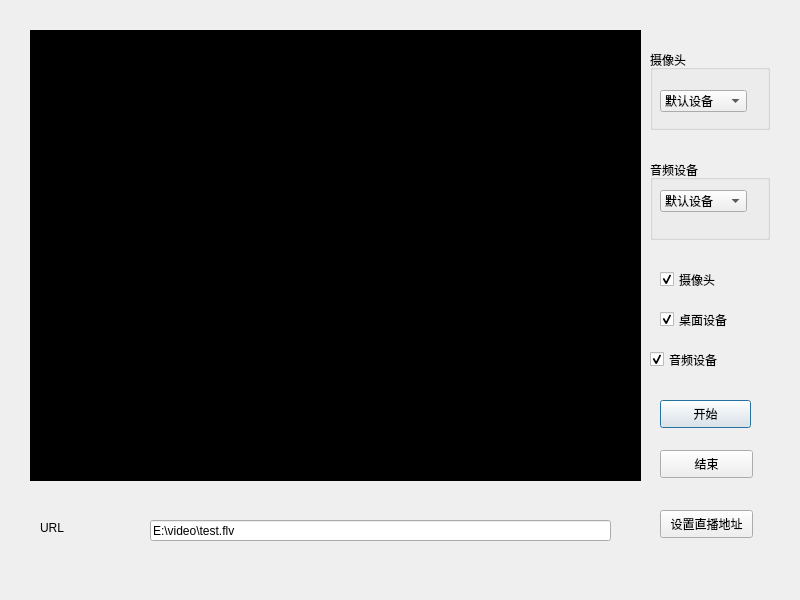
<?xml version="1.0" encoding="UTF-8"?>
<ui version="4.0">
 <class>Recorder_Dialog</class>
 <widget class="QDialog" name="Recorder_Dialog">
  <property name="geometry">
   <rect>
    <x>0</x>
    <y>0</y>
    <width>800</width>
    <height>600</height>
   </rect>
  </property>
  <property name="windowTitle">
   <string>Recorder_Dialog</string>
  </property>
  <widget class="QWidget" name="widget" native="true">
   <property name="geometry">
    <rect>
     <x>30</x>
     <y>30</y>
     <width>751</width>
     <height>551</height>
    </rect>
   </property>
   <widget class="QWidget" name="wig_show" native="true">
    <property name="geometry">
     <rect>
      <x>0</x>
      <y>0</y>
      <width>611</width>
      <height>451</height>
     </rect>
    </property>
    <property name="styleSheet">
     <string notr="true">background-color: rgb(0, 0, 0);</string>
    </property>
    <widget class="QLabel" name="lb_showimage">
     <property name="geometry">
      <rect>
       <x>60</x>
       <y>100</y>
       <width>481</width>
       <height>281</height>
      </rect>
     </property>
     <property name="text">
      <string/>
     </property>
    </widget>
   </widget>
   <widget class="QGroupBox" name="gb_car">
    <property name="geometry">
     <rect>
      <x>620</x>
      <y>20</y>
      <width>120</width>
      <height>80</height>
     </rect>
    </property>
    <property name="title">
     <string>摄像头</string>
    </property>
    <widget class="QComboBox" name="cbx_set">
     <property name="geometry">
      <rect>
       <x>10</x>
       <y>40</y>
       <width>87</width>
       <height>22</height>
      </rect>
     </property>
     <item>
      <property name="text">
       <string>默认设备</string>
      </property>
     </item>
    </widget>
   </widget>
   <widget class="QGroupBox" name="cb_music_2">
    <property name="geometry">
     <rect>
      <x>620</x>
      <y>130</y>
      <width>120</width>
      <height>80</height>
     </rect>
    </property>
    <property name="title">
     <string>音频设备</string>
    </property>
    <widget class="QComboBox" name="cbx_muset">
     <property name="geometry">
      <rect>
       <x>10</x>
       <y>30</y>
       <width>87</width>
       <height>22</height>
      </rect>
     </property>
     <item>
      <property name="text">
       <string>默认设备</string>
      </property>
     </item>
    </widget>
   </widget>
   <widget class="QCheckBox" name="cb_carm">
    <property name="geometry">
     <rect>
      <x>630</x>
      <y>240</y>
      <width>91</width>
      <height>19</height>
     </rect>
    </property>
    <property name="text">
     <string>摄像头</string>
    </property>
    <property name="checked">
     <bool>true</bool>
    </property>
   </widget>
   <widget class="QCheckBox" name="cb_table">
    <property name="geometry">
     <rect>
      <x>630</x>
      <y>280</y>
      <width>91</width>
      <height>19</height>
     </rect>
    </property>
    <property name="text">
     <string>桌面设备</string>
    </property>
    <property name="checked">
     <bool>true</bool>
    </property>
   </widget>
   <widget class="QCheckBox" name="cb_music">
    <property name="geometry">
     <rect>
      <x>620</x>
      <y>320</y>
      <width>91</width>
      <height>19</height>
     </rect>
    </property>
    <property name="text">
     <string>音频设备</string>
    </property>
    <property name="checked">
     <bool>true</bool>
    </property>
   </widget>
   <widget class="QPushButton" name="pb_start">
    <property name="geometry">
     <rect>
      <x>630</x>
      <y>370</y>
      <width>91</width>
      <height>28</height>
     </rect>
    </property>
    <property name="text">
     <string>开始</string>
    </property>
   </widget>
   <widget class="QPushButton" name="pb_end">
    <property name="geometry">
     <rect>
      <x>630</x>
      <y>420</y>
      <width>93</width>
      <height>28</height>
     </rect>
    </property>
    <property name="text">
     <string>结束</string>
    </property>
   </widget>
   <widget class="QPushButton" name="pb_set">
    <property name="geometry">
     <rect>
      <x>630</x>
      <y>480</y>
      <width>93</width>
      <height>28</height>
     </rect>
    </property>
    <property name="text">
     <string>设置直播地址</string>
    </property>
   </widget>
   <widget class="QLabel" name="lb_url">
    <property name="geometry">
     <rect>
      <x>10</x>
      <y>490</y>
      <width>71</width>
      <height>16</height>
     </rect>
    </property>
    <property name="text">
     <string>URL</string>
    </property>
   </widget>
   <widget class="QLineEdit" name="le_url">
    <property name="geometry">
     <rect>
      <x>120</x>
      <y>490</y>
      <width>461</width>
      <height>21</height>
     </rect>
    </property>
    <property name="text">
     <string>E:\video\test.flv</string>
    </property>
   </widget>
  </widget>
 </widget>
 <resources/>
 <connections/>
</ui>
